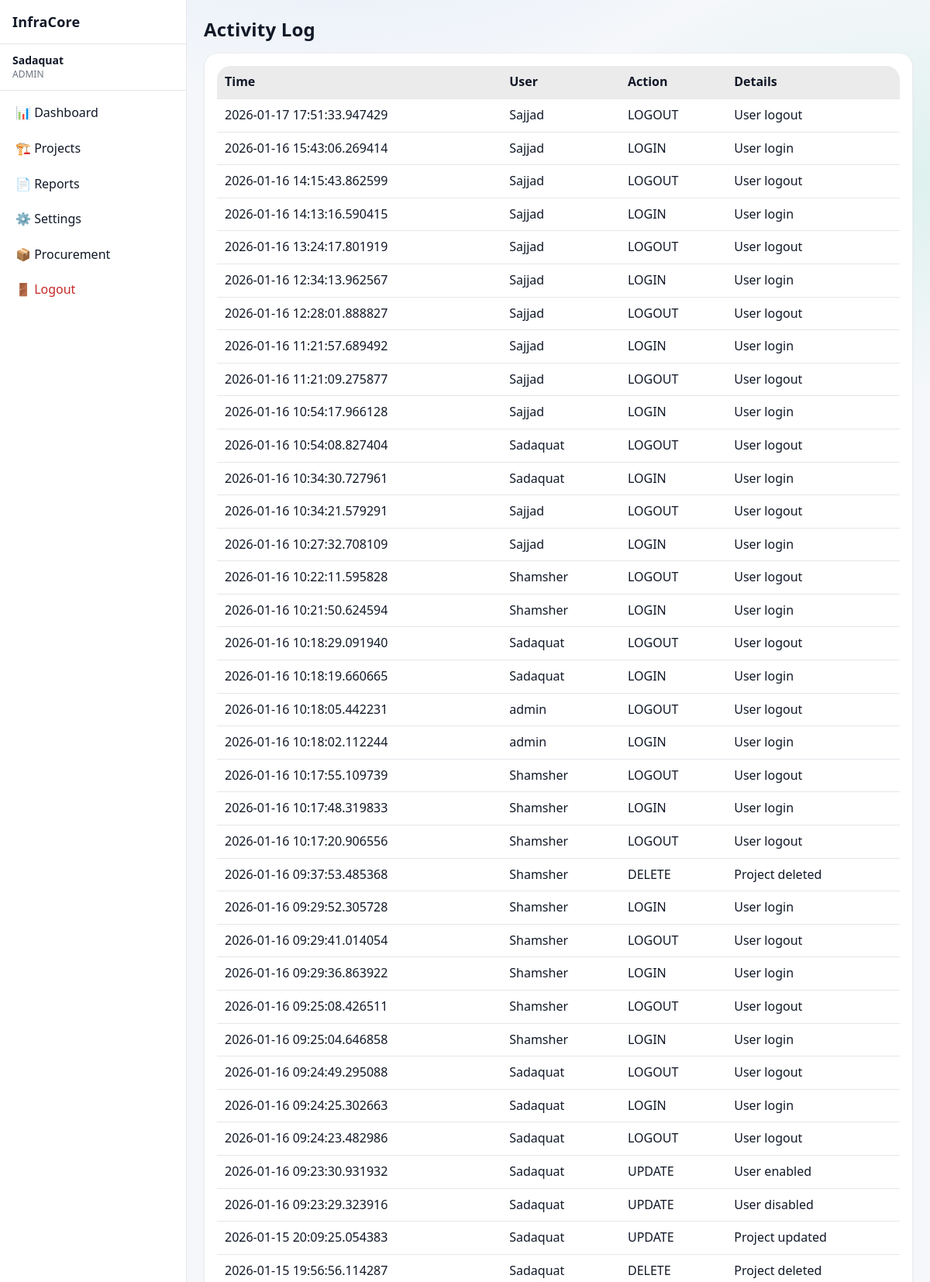
Page /activity (signed in, upper part) on the committed database.
### app/models/activity_log.py (models this page shows)
class ActivityLog(Base):
    __tablename__ = "activity_logs"
    __table_args__ = (
        Index("ix_activity_logs_created_at", "created_at"),
        Index("ix_activity_logs_user_id", "user_id"),
    )
    id = Column(Integer, primary_key=True, index=True)
    user_id = Column(Integer, ForeignKey("users.id"), nullable=True)
    username = Column(String(150), nullable=False)
    role = Column(String(50), nullable=True)
    action = Column(String(20), nullable=False)  # CREATE, UPDATE, DELETE, ARCHIVE, LOGIN, LOGOUT
    entity_type = Column(String(50), nullable=True)  # Project, Activity, Material, User, Execution
    entity_id = Column(Integer, nullable=True)
    description = Column(Text, nullable=True)
    old_value = Column(Text, nullable=True)  # JSON string
    new_value = Column(Text, nullable=True)  # JSON string
    ip_address = Column(String(64), nullable=True)
    created_at = Column(DateTime, default=datetime.utcnow, nullable=False)
    details = Column(String, nullable=True)
    timestamp = Column(DateTime, default=datetime.utcnow)

### app/routes/activity.py (the view)
@router.get("/activity", response_class=HTMLResponse)
def activity_page(request: Request, db: Session = Depends(get_db)):
    user = request.session.get("user")
    if user is None or user["role"] != "admin":
        return RedirectResponse("/dashboard", status_code=302)
    logs = get_recent_activities(db)
    return templates.TemplateResponse(
        "activity.html",
        {
            "request": request,
            "user": user,
            "logs": logs,
        }
    )

### app/templates/activity.html
{% extends "base.html" %}
{% block content %}
<h1 class="page-title">Activity Log</h1>
<div class="card">
    <table class="table">
        <thead>
            <tr>
                <th>Time</th>
                <th>User</th>
                <th>Action</th>
                <th>Details</th>
            </tr>
        </thead>
        <tbody>
            {% for log in logs %}
            <tr>
                <td>{{ log.timestamp }}</td>
                <td>{{ log.username }}</td>
                <td>{{ log.action }}</td>
                <td>{{ log.details }}</td>
            </tr>
            {% else %}
            <tr>
                <td colspan="4">No activity recorded</td>
            </tr>
            {% endfor %}
        </tbody>
    </table>
</div>
{% endblock %}

### static/css/style.css (style rules this page uses)
body { font-family: Arial, Helvetica, sans-serif; margin: 0; background-color: var(--bg); color: var(--text); }
table { width: 100%; border-collapse: collapse; background: var(--card); }
th { background: rgba(0,0,0,0.05); text-align: left; }
th, td { padding: 10px; border-bottom: 1px solid var(--border); }
:root { --bg: #f5f7fa; --bg-secondary: #ffffff; --bg-primary: #f5f7fa; --text: #111827; --text-muted: #6b7280; --card: #ffffff; --nav: #1f2937; --border: #e5e7eb; --border-color: #e5e7eb; --btn: #2563eb; --hover-bg: rgba(37, 99, 235, 0.1); --accent-color: #2563eb; }
html, body, table, th, td, input, select, textarea, button, .button { transition: background-color 0.3s ease, color 0.3s ease, border-color 0.3s ease; }
.page-title { margin-bottom: 20px; font-size: 26px; font-weight: 600; }
.card { background: var(--card); border-radius: 10px; padding: 16px; box-shadow: 0 4px 12px rgba(0,0,0,0.06); }

### static/css/ui_v2.css (style rules this page uses)
:root { --radius-xs: 6px; --radius-sm: 10px; --radius-md: 14px; --radius-lg: 18px; --shadow-sm: 0 1px 2px rgba(0,0,0,0.08); --shadow-md: 0 10px 30px rgba(0,0,0,0.18); --ring: 0 0 0 3px rgba(59,130,246,0.25); }
html, body { height: 100%; }
body { font-family: ui-sans-serif, system-ui, -apple-system, "Segoe UI", Roboto, Arial, "Noto Sans", "Liberation Sans", sans-serif; line-height: 1.35; }
.page-title { margin: 0 0 14px 0; font-size: 24px; font-weight: 800; letter-spacing: 0.2px; }
.card { border-radius: var(--radius-lg); box-shadow: var(--shadow-sm); border: 1px solid color-mix(in srgb, var(--border-color) 70%, transparent); }
.table, table { border-radius: var(--radius-lg); overflow: hidden; }
table thead th { background: color-mix(in srgb, var(--card) 92%, black 8%); }

### rows in the picture
ActivityLog: timestamp "2026-01-17 17:51:33.947429", username "Sajjad", action "LOGOUT", details "User logout"
ActivityLog: timestamp "2026-01-16 15:43:06.269414", username "Sajjad", action "LOGIN", details "User login"
ActivityLog: timestamp "2026-01-16 14:15:43.862599", username "Sajjad", action "LOGOUT", details "User logout"
ActivityLog: timestamp "2026-01-16 14:13:16.590415", username "Sajjad", action "LOGIN", details "User login"
ActivityLog: timestamp "2026-01-16 13:24:17.801919", username "Sajjad", action "LOGOUT", details "User logout"
ActivityLog: timestamp "2026-01-16 12:34:13.962567", username "Sajjad", action "LOGIN", details "User login"
ActivityLog: timestamp "2026-01-16 12:28:01.888827", username "Sajjad", action "LOGOUT", details "User logout"
ActivityLog: timestamp "2026-01-16 11:21:57.689492", username "Sajjad", action "LOGIN", details "User login"
ActivityLog: timestamp "2026-01-16 11:21:09.275877", username "Sajjad", action "LOGOUT", details "User logout"
ActivityLog: timestamp "2026-01-16 10:54:17.966128", username "Sajjad", action "LOGIN", details "User login"
ActivityLog: timestamp "2026-01-16 10:54:08.827404", username "Sadaquat", action "LOGOUT", details "User logout"
ActivityLog: timestamp "2026-01-16 10:34:30.727961", username "Sadaquat", action "LOGIN", details "User login"
ActivityLog: timestamp "2026-01-16 10:34:21.579291", username "Sajjad", action "LOGOUT", details "User logout"
ActivityLog: timestamp "2026-01-16 10:27:32.708109", username "Sajjad", action "LOGIN", details "User login"
ActivityLog: timestamp "2026-01-16 10:22:11.595828", username "Shamsher", action "LOGOUT", details "User logout"
ActivityLog: timestamp "2026-01-16 10:21:50.624594", username "Shamsher", action "LOGIN", details "User login"
ActivityLog: timestamp "2026-01-16 10:18:29.091940", username "Sadaquat", action "LOGOUT", details "User logout"
ActivityLog: timestamp "2026-01-16 10:18:19.660665", username "Sadaquat", action "LOGIN", details "User login"
ActivityLog: timestamp "2026-01-16 10:18:05.442231", username "admin", action "LOGOUT", details "User logout"
ActivityLog: timestamp "2026-01-16 10:18:02.112244", username "admin", action "LOGIN", details "User login"
ActivityLog: timestamp "2026-01-16 10:17:55.109739", username "Shamsher", action "LOGOUT", details "User logout"
ActivityLog: timestamp "2026-01-16 10:17:48.319833", username "Shamsher", action "LOGIN", details "User login"
ActivityLog: timestamp "2026-01-16 10:17:20.906556", username "Shamsher", action "LOGOUT", details "User logout"
ActivityLog: timestamp "2026-01-16 09:37:53.485368", username "Shamsher", action "DELETE", details "Project deleted"
ActivityLog: timestamp "2026-01-16 09:29:52.305728", username "Shamsher", action "LOGIN", details "User login"
ActivityLog: timestamp "2026-01-16 09:29:41.014054", username "Shamsher", action "LOGOUT", details "User logout"
ActivityLog: timestamp "2026-01-16 09:29:36.863922", username "Shamsher", action "LOGIN", details "User login"
ActivityLog: timestamp "2026-01-16 09:25:08.426511", username "Shamsher", action "LOGOUT", details "User logout"
ActivityLog: timestamp "2026-01-16 09:25:04.646858", username "Shamsher", action "LOGIN", details "User login"
ActivityLog: timestamp "2026-01-16 09:24:49.295088", username "Sadaquat", action "LOGOUT", details "User logout"
ActivityLog: timestamp "2026-01-16 09:24:25.302663", username "Sadaquat", action "LOGIN", details "User login"
ActivityLog: timestamp "2026-01-16 09:24:23.482986", username "Sadaquat", action "LOGOUT", details "User logout"
ActivityLog: timestamp "2026-01-16 09:23:30.931932", username "Sadaquat", action "UPDATE", details "User enabled"
ActivityLog: timestamp "2026-01-16 09:23:29.323916", username "Sadaquat", action "UPDATE", details "User disabled"
ActivityLog: timestamp "2026-01-15 20:09:25.054383", username "Sadaquat", action "UPDATE", details "Project updated"
ActivityLog: timestamp "2026-01-15 19:56:56.114287", username "Sadaquat", action "DELETE", details "Project deleted"

### other values in the picture
{{ user["username"] }} "Sadaquat"
{{ user["role"] | upper }} "ADMIN"
